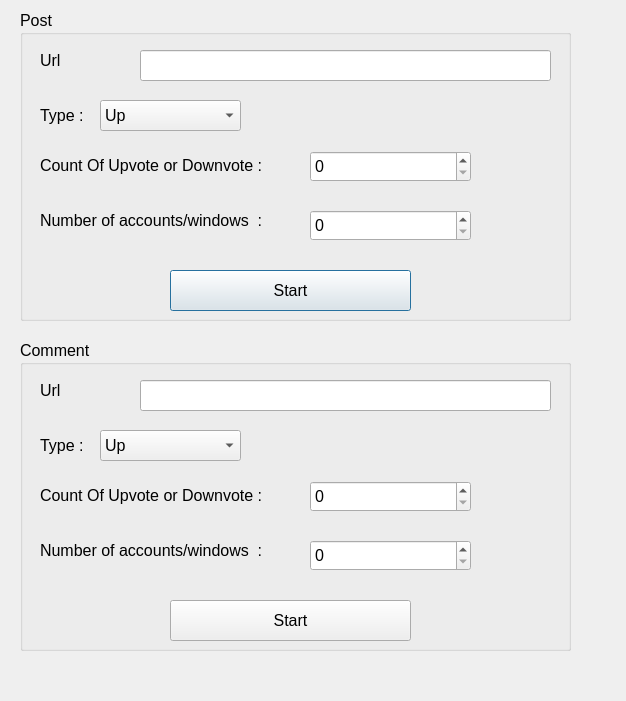
<?xml version="1.0" encoding="UTF-8"?>
<ui version="4.0">
 <class>Dialog</class>
 <widget class="QDialog" name="Dialog">
  <property name="geometry">
   <rect>
    <x>0</x>
    <y>0</y>
    <width>626</width>
    <height>701</height>
   </rect>
  </property>
  <property name="font">
   <font>
    <pointsize>12</pointsize>
   </font>
  </property>
  <property name="windowTitle">
   <string>Dialog</string>
  </property>
  <widget class="QGroupBox" name="groupBox">
   <property name="geometry">
    <rect>
     <x>20</x>
     <y>10</y>
     <width>551</width>
     <height>311</height>
    </rect>
   </property>
   <property name="title">
    <string>Post</string>
   </property>
   <widget class="QLabel" name="label_url">
    <property name="geometry">
     <rect>
      <x>20</x>
      <y>40</y>
      <width>71</width>
      <height>20</height>
     </rect>
    </property>
    <property name="text">
     <string>Url</string>
    </property>
   </widget>
   <widget class="QLineEdit" name="lineEdit_url">
    <property name="geometry">
     <rect>
      <x>120</x>
      <y>40</y>
      <width>411</width>
      <height>31</height>
     </rect>
    </property>
   </widget>
   <widget class="QComboBox" name="comboBox_type">
    <property name="geometry">
     <rect>
      <x>80</x>
      <y>90</y>
      <width>141</width>
      <height>31</height>
     </rect>
    </property>
    <item>
     <property name="text">
      <string>Up</string>
     </property>
    </item>
    <item>
     <property name="text">
      <string>Down</string>
     </property>
    </item>
   </widget>
   <widget class="QLabel" name="label_type">
    <property name="geometry">
     <rect>
      <x>20</x>
      <y>90</y>
      <width>47</width>
      <height>31</height>
     </rect>
    </property>
    <property name="text">
     <string>Type :</string>
    </property>
   </widget>
   <widget class="QLabel" name="label_count1">
    <property name="geometry">
     <rect>
      <x>20</x>
      <y>140</y>
      <width>251</width>
      <height>31</height>
     </rect>
    </property>
    <property name="text">
     <string>Count Of Upvote or Downvote :</string>
    </property>
   </widget>
   <widget class="QLabel" name="label_number_account">
    <property name="geometry">
     <rect>
      <x>20</x>
      <y>200</y>
      <width>231</width>
      <height>21</height>
     </rect>
    </property>
    <property name="text">
     <string>Number of accounts/windows  : </string>
    </property>
   </widget>
   <widget class="QSpinBox" name="spinBox_vote">
    <property name="geometry">
     <rect>
      <x>290</x>
      <y>141</y>
      <width>161</width>
      <height>31</height>
     </rect>
    </property>
    <property name="maximum">
     <number>999999</number>
    </property>
   </widget>
   <widget class="QSpinBox" name="spinBox_account">
    <property name="geometry">
     <rect>
      <x>290</x>
      <y>200</y>
      <width>161</width>
      <height>31</height>
     </rect>
    </property>
    <property name="maximum">
     <number>999999</number>
    </property>
   </widget>
   <widget class="QPushButton" name="pushButton_start">
    <property name="geometry">
     <rect>
      <x>150</x>
      <y>260</y>
      <width>241</width>
      <height>41</height>
     </rect>
    </property>
    <property name="text">
     <string>Start</string>
    </property>
   </widget>
  </widget>
  <widget class="QGroupBox" name="groupBox_2">
   <property name="geometry">
    <rect>
     <x>20</x>
     <y>340</y>
     <width>551</width>
     <height>311</height>
    </rect>
   </property>
   <property name="title">
    <string>Comment</string>
   </property>
   <widget class="QLabel" name="label_url_2">
    <property name="geometry">
     <rect>
      <x>20</x>
      <y>40</y>
      <width>71</width>
      <height>20</height>
     </rect>
    </property>
    <property name="text">
     <string>Url</string>
    </property>
   </widget>
   <widget class="QLineEdit" name="lineEdit_url_comment">
    <property name="geometry">
     <rect>
      <x>120</x>
      <y>40</y>
      <width>411</width>
      <height>31</height>
     </rect>
    </property>
   </widget>
   <widget class="QComboBox" name="comboBox_type_comment">
    <property name="geometry">
     <rect>
      <x>80</x>
      <y>90</y>
      <width>141</width>
      <height>31</height>
     </rect>
    </property>
    <item>
     <property name="text">
      <string>Up</string>
     </property>
    </item>
    <item>
     <property name="text">
      <string>Down</string>
     </property>
    </item>
   </widget>
   <widget class="QLabel" name="label_type_2">
    <property name="geometry">
     <rect>
      <x>20</x>
      <y>90</y>
      <width>47</width>
      <height>31</height>
     </rect>
    </property>
    <property name="text">
     <string>Type :</string>
    </property>
   </widget>
   <widget class="QLabel" name="label_count1_2">
    <property name="geometry">
     <rect>
      <x>20</x>
      <y>140</y>
      <width>251</width>
      <height>31</height>
     </rect>
    </property>
    <property name="text">
     <string>Count Of Upvote or Downvote :</string>
    </property>
   </widget>
   <widget class="QLabel" name="label_number_account_2">
    <property name="geometry">
     <rect>
      <x>20</x>
      <y>200</y>
      <width>231</width>
      <height>21</height>
     </rect>
    </property>
    <property name="text">
     <string>Number of accounts/windows  : </string>
    </property>
   </widget>
   <widget class="QSpinBox" name="spinBox_vote_comment">
    <property name="geometry">
     <rect>
      <x>290</x>
      <y>141</y>
      <width>161</width>
      <height>31</height>
     </rect>
    </property>
    <property name="maximum">
     <number>999999</number>
    </property>
   </widget>
   <widget class="QSpinBox" name="spinBox_account_comment">
    <property name="geometry">
     <rect>
      <x>290</x>
      <y>200</y>
      <width>161</width>
      <height>31</height>
     </rect>
    </property>
    <property name="maximum">
     <number>999999</number>
    </property>
   </widget>
   <widget class="QPushButton" name="pushButton_start_comment">
    <property name="geometry">
     <rect>
      <x>150</x>
      <y>260</y>
      <width>241</width>
      <height>41</height>
     </rect>
    </property>
    <property name="text">
     <string>Start</string>
    </property>
   </widget>
  </widget>
 </widget>
 <resources/>
 <connections/>
</ui>
